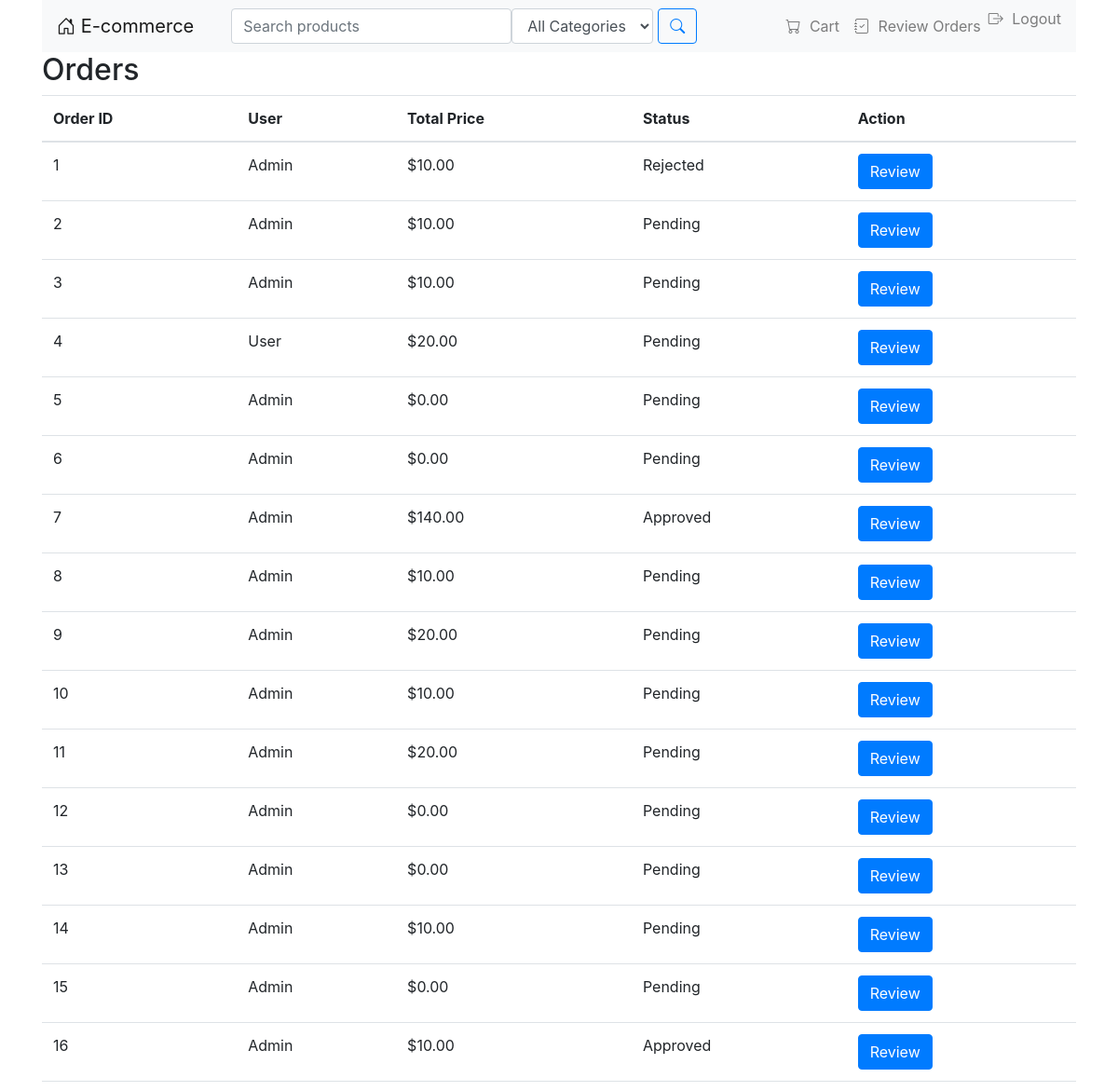
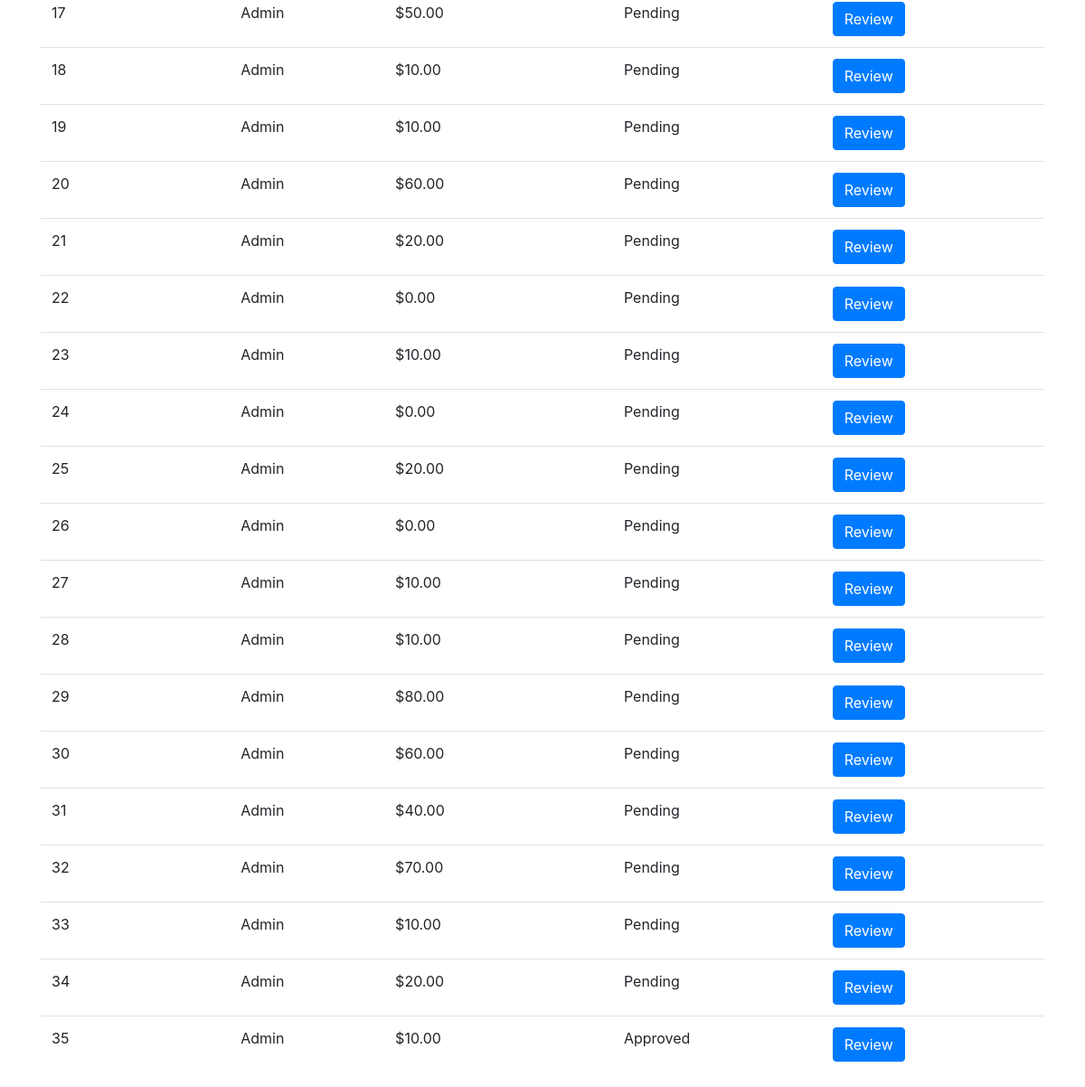
Screenshot of /shop/admin/orders/ (signed in) with the database file from the repository (2 pictures, top to bottom).
### shop/models.py (models this page shows, shortened)
class Order(models.Model):
    STATUS_CHOICES = [
        ('PENDING', 'Pending'),
        ('APPROVED', 'Approved'),
        ('REJECTED', 'Rejected'),
    ]
    user = models.ForeignKey(User, on_delete=models.CASCADE)
    total_price = models.DecimalField(max_digits=10, decimal_places=2, null=False)
    created_at = models.DateTimeField(auto_now_add=True)
    status = models.CharField(max_length=10, choices=STATUS_CHOICES, default='PENDING')

### shop/views.py (the view)
# urls.py: path('admin/orders/', views.order_list, name='order_list'),
@user_passes_test(lambda u: u.is_staff)
def order_list(request):
    orders = Order.objects.all()
    return render(request, 'shop/order_list.html', {'orders': orders})

### shop/context_processors.py (called while the page is built)
def cart_item_count(request):
    if request.user.is_authenticated:
        cart = Cart.objects.filter(user=request.user).first()
        if cart:
            return {'cart_item_count': cart.items.aggregate(Sum('quantity'))['quantity__sum'] or 0}
    return {'cart_item_count': 0}

### shop/templates/shop/order_list.html (shortened to what this page needs)
{% extends 'shop/base.html' %}
{% block content %}
<h2>Orders</h2>
<table class="table">
    <thead>
        <tr>
            <th>Order ID</th>
            <th>User</th>
            <th>Total Price</th>
            <th>Status</th>
            <th>Action</th>
        </tr>
    </thead>
    <tbody>
        {% for order in orders %}
        <tr>
            <td>{{ order.id }}</td>
            <td>{{ order.user.username }}</td>
            <td>${{ order.total_price }}</td>
            <td>{{ order.get_status_display }}</td>
            <td>
                <a href="{% url 'approve_order' order.id %}" class="btn btn-primary">Review</a>
            </td>
        </tr>
        {% endfor %}
    </tbody>
</table>
{% endblock %}

### shop/templates/shop/base.html (shortened to what this page needs)
{% load static %}
<!DOCTYPE html>
<html lang="en">
<head>
    <link rel="stylesheet" href="https://stackpath.bootstrapcdn.com/bootstrap/4.5.2/css/bootstrap.min.css">
    <link rel="stylesheet" href="https://cdnjs.cloudflare.com/ajax/libs/bootstrap-icons/1.10.0/font/bootstrap-icons.min.css">
</head>
<body>
    <div class="container">
        <nav class="navbar navbar-expand-lg navbar-light bg-light">
            <a class="navbar-brand" href="{% url 'home' %}">
                <i class="bi bi-house-door"></i> E-commerce
            </a>
            <form method="GET" action="{% url 'product_list' %}" class="form-inline search-form">
                <input class="form-control" type="text" name="q" placeholder="Search products" value="{{ request.GET.q }}">
                <select class="form-control" name="category">
                    <option value="">All Categories</option>
                </select>
                <button class="btn btn-outline-primary" type="submit"><i class="bi bi-search"></i></button>
            </form>
            <div class="collapse navbar-collapse">
                <ul class="navbar-nav ml-auto">
                    {% if user.is_authenticated %}
                        <li class="nav-item">
                            <a class="nav-link" href="{% url 'cart_detail' %}">
                                <i class="bi bi-cart"></i> Cart
                            </a>
                        </li>
                        {% if user.is_staff or user.is_superuser %}
                            <li class="nav-item">
                                <a class="nav-link" href="{% url 'admin_order_list' %}">
                                    <i class="bi bi-journal-check"></i> Review Orders
                                </a>
                            </li>
                        {% endif %}
                        <li class="nav-item">
                            <form id="logout-form" action="{% url 'logout' %}" method="post" style="display: inline;">
                                <button type="submit" class="nav-link btn btn-link" style="border: none; padding: 0;">
                                    <i class="bi bi-box-arrow-right"></i> Logout
                                </button>
                            </form>
                        </li>
                    {% endif %}
                </ul>
            </div>
        </nav>
        {% block content %}
        {% endblock %}
    </div>
</body>
</html>

### shop/templates/shop/base.html (style rules this page uses)
.navbar-nav .nav-link i { margin-right: 5px; }
.navbar { display: flex; justify-content: space-between; align-items: center; }
.navbar-brand { margin-right: 20px; }
.search-form { flex-grow: 1; display: flex; max-width: 500px; margin-right: auto; margin-left: 20px; }
.search-form input { flex-grow: 1; }
.search-form button { margin-left: 5px; }

### rows the page displays
Order: id "1", user.username "Admin", total_price "10.00", status "Rejected"
Order: id "2", user.username "Admin", total_price "10.00", status "Pending"
Order: id "3", user.username "Admin", total_price "10.00", status "Pending"
Order: id "4", user.username "User", total_price "20.00", status "Pending"
Order: id "5", user.username "Admin", total_price "0.00", status "Pending"
Order: id "6", user.username "Admin", total_price "0.00", status "Pending"
Order: id "7", user.username "Admin", total_price "140.00", status "Approved"
Order: id "8", user.username "Admin", total_price "10.00", status "Pending"
Order: id "9", user.username "Admin", total_price "20.00", status "Pending"
Order: id "10", user.username "Admin", total_price "10.00", status "Pending"
Order: id "11", user.username "Admin", total_price "20.00", status "Pending"
Order: id "12", user.username "Admin", total_price "0.00", status "Pending"
Order: id "13", user.username "Admin", total_price "0.00", status "Pending"
Order: id "14", user.username "Admin", total_price "10.00", status "Pending"
Order: id "15", user.username "Admin", total_price "0.00", status "Pending"
Order: id "16", user.username "Admin", total_price "10.00", status "Approved"
Order: id "17", user.username "Admin", total_price "50.00", status "Pending"
Order: id "18", user.username "Admin", total_price "10.00", status "Pending"
Order: id "19", user.username "Admin", total_price "10.00", status "Pending"
Order: id "20", user.username "Admin", total_price "60.00", status "Pending"
Order: id "21", user.username "Admin", total_price "20.00", status "Pending"
Order: id "22", user.username "Admin", total_price "0.00", status "Pending"
Order: id "23", user.username "Admin", total_price "10.00", status "Pending"
Order: id "24", user.username "Admin", total_price "0.00", status "Pending"
Order: id "25", user.username "Admin", total_price "20.00", status "Pending"
Order: id "26", user.username "Admin", total_price "0.00", status "Pending"
Order: id "27", user.username "Admin", total_price "10.00", status "Pending"
Order: id "28", user.username "Admin", total_price "10.00", status "Pending"
Order: id "29", user.username "Admin", total_price "80.00", status "Pending"
Order: id "30", user.username "Admin", total_price "60.00", status "Pending"
Order: id "31", user.username "Admin", total_price "40.00", status "Pending"
Order: id "32", user.username "Admin", total_price "70.00", status "Pending"
Order: id "33", user.username "Admin", total_price "10.00", status "Pending"
Order: id "34", user.username "Admin", total_price "20.00", status "Pending"
Order: id "35", user.username "Admin", total_price "10.00", status "Approved"
